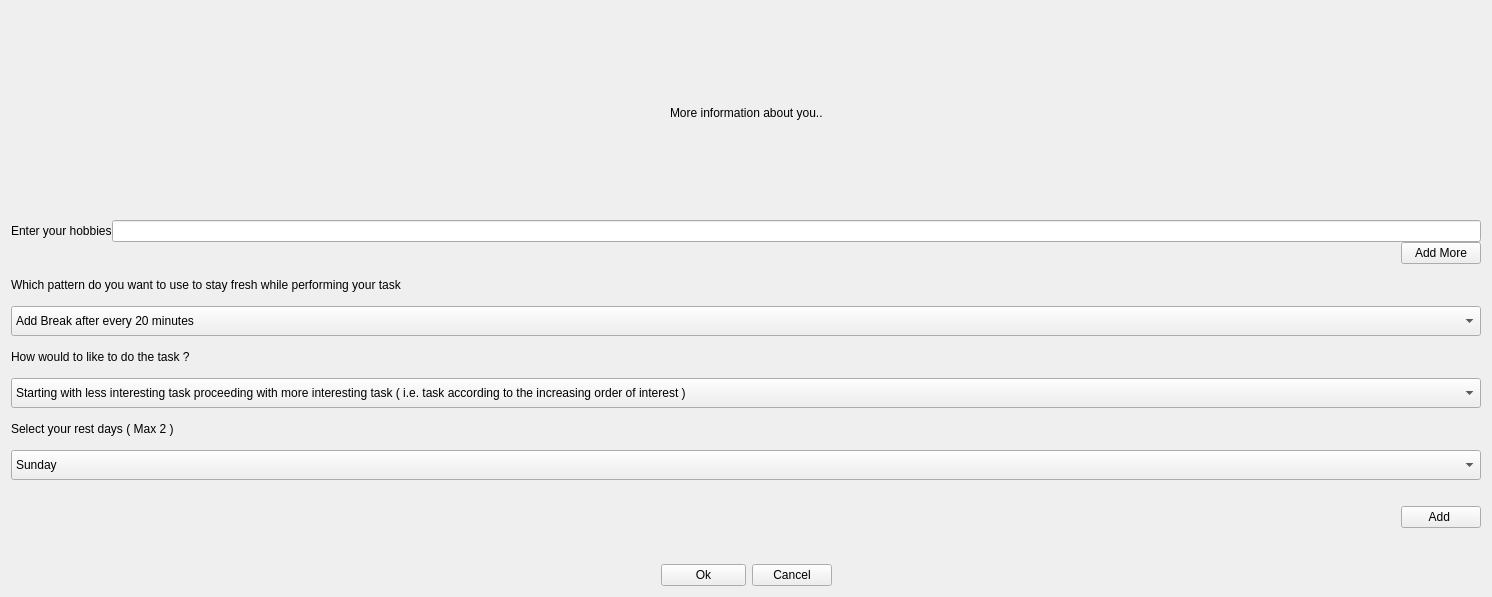
            <widget class="QWidget" name="scrollAreaWidgetContents">
             <property name="geometry">
              <rect>
               <x>0</x>
               <y>0</y>
               <width>1492</width>
               <height>597</height>
              </rect>
             </property>
             <layout class="QVBoxLayout" name="verticalLayout_16">
              <item>
               <layout class="QHBoxLayout" name="horizontalLayout_10">
                <item>
                 <spacer name="horizontalSpacer_18">
                  <property name="orientation">
                   <enum>Qt::Horizontal</enum>
                  </property>
                  <property name="sizeHint" stdset="0">
                   <size>
                    <width>40</width>
                    <height>20</height>
                   </size>
                  </property>
                 </spacer>
                </item>
                <item>
                 <widget class="QLabel" name="label_5">
                  <property name="text">
                   <string>More information about you..</string>
                  </property>
                 </widget>
                </item>
                <item>
                 <spacer name="horizontalSpacer_20">
                  <property name="orientation">
                   <enum>Qt::Horizontal</enum>
                  </property>
                  <property name="sizeHint" stdset="0">
                   <size>
                    <width>40</width>
                    <height>20</height>
                   </size>
                  </property>
                 </spacer>
                </item>
               </layout>
              </item>
              <item>
               <layout class="QVBoxLayout" name="verticalLayout_20">
                <property name="spacing">
                 <number>0</number>
                </property>
                <property name="topMargin">
                 <number>0</number>
                </property>
                <item>
                 <layout class="QHBoxLayout" name="horizontalLayout_14">
                  <item>
                   <widget class="QLabel" name="label_7">
                    <property name="sizePolicy">
                     <sizepolicy hsizetype="Preferred" vsizetype="Ignored">
                      <horstretch>0</horstretch>
                      <verstretch>0</verstretch>
                     </sizepolicy>
                    </property>
                    <property name="text">
                     <string>Enter your hobbies</string>
                    </property>
                   </widget>
                  </item>
                  <item>
                   <widget class="QLineEdit" name="lineEdit"/>
                  </item>
                 </layout>
                </item>
                <item>
                 <layout class="QHBoxLayout" name="horizontalLayout_15">
                  <item>
                   <spacer name="horizontalSpacer_23">
                    <property name="orientation">
                     <enum>Qt::Horizontal</enum>
                    </property>
                    <property name="sizeHint" stdset="0">
                     <size>
                      <width>40</width>
                      <height>20</height>
                     </size>
                    </property>
                   </spacer>
                  </item>
                  <item>
                   <widget class="QPushButton" name="pushButton">
                    <property name="text">
                     <string>Add More</string>
                    </property>
                   </widget>
                  </item>
                 </layout>
                </item>
               </layout>
              </item>
              <item>
               <layout class="QHBoxLayout" name="horizontalLayout_16">
                <item>
                 <widget class="QLabel" name="label_11">
                  <property name="sizePolicy">
                   <sizepolicy hsizetype="Preferred" vsizetype="Fixed">
                    <horstretch>0</horstretch>
                    <verstretch>0</verstretch>
                   </sizepolicy>
                  </property>
                  <property name="minimumSize">
                   <size>
                    <width>0</width>
                    <height>30</height>
                   </size>
                  </property>
                  <property name="text">
                   <string>Which pattern do you want to use to stay fresh while performing your task</string>
                  </property>
                 </widget>
                </item>
               </layout>
              </item>
              <item>
               <layout class="QHBoxLayout" name="horizontalLayout_17">
                <item>
                 <widget class="QComboBox" name="comboBox">
                  <property name="minimumSize">
                   <size>
                    <width>0</width>
                    <height>30</height>
                   </size>
                  </property>
                  <property name="currentText">
                   <string>Add Break after every 20 minutes</string>
                  </property>
                  <item>
                   <property name="text">
                    <string>Add Break after every 20 minutes</string>
                   </property>
                  </item>
                  <item>
                   <property name="text">
                    <string>Add Break after every 30 minutes</string>
                   </property>
                  </item>
                  <item>
                   <property name="text">
                    <string>Add Break after every 45 minutes</string>
                   </property>
                  </item>
                  <item>
                   <property name="text">
                    <string>No Break</string>
                   </property>
                  </item>
                 </widget>
                </item>
               </layout>
              </item>
              <item>
               <layout class="QHBoxLayout" name="horizontalLayout_34">
                <item>
                 <widget class="QLabel" name="label_26">
                  <property name="sizePolicy">
                   <sizepolicy hsizetype="Preferred" vsizetype="Fixed">
                    <horstretch>0</horstretch>
                    <verstretch>0</verstretch>
                   </sizepolicy>
                  </property>
                  <property name="minimumSize">
                   <size>
                    <width>0</width>
                    <height>30</height>
                   </size>
                  </property>
                  <property name="text">
                   <string>How would to like to do the task ?</string>
                  </property>
                 </widget>
                </item>
               </layout>
              </item>
              <item>
               <layout class="QHBoxLayout" name="horizontalLayout_43">
                <item>
                 <widget class="QComboBox" name="comboBox_2">
                  <property name="minimumSize">
                   <size>
                    <width>0</width>
                    <height>30</height>
                   </size>
                  </property>
                  <item>
                   <property name="text">
                    <string>Starting with less interesting task proceeding with more interesting task ( i.e. task according to the increasing order of interest )</string>
                   </property>
                  </item>
                  <item>
                   <property name="text">
                    <string>Starting with most interesting task proceeding with less interesting task ( i.e. task according to the decreasing order of interest )</string>
                   </property>
                  </item>
                  <item>
                   <property name="text">
                    <string>Any order would do </string>
                   </property>
                  </item>
                 </widget>
                </item>
               </layout>
              </item>
              <item>
               <layout class="QHBoxLayout" name="horizontalLayout_44">
                <property name="topMargin">
                 <number>0</number>
                </property>
                <item>
                 <widget class="QLabel" name="label_27">
                  <property name="sizePolicy">
                   <sizepolicy hsizetype="Preferred" vsizetype="Fixed">
                    <horstretch>0</horstretch>
                    <verstretch>0</verstretch>
                   </sizepolicy>
                  </property>
                  <property name="minimumSize">
                   <size>
                    <width>0</width>
                    <height>30</height>
                   </size>
                  </property>
                  <property name="text">
                   <string>Select your rest days ( Max 2 )</string>
                  </property>
                 </widget>
                </item>
               </layout>
              </item>
              <item>
               <layout class="QHBoxLayout" name="horizontalLayout_45">
                <property name="topMargin">
                 <number>0</number>
                </property>
                <item>
                 <widget class="QComboBox" name="comboBox_3">
                  <property name="minimumSize">
                   <size>
                    <width>0</width>
                    <height>30</height>
                   </size>
                  </property>
                  <item>
                   <property name="text">
                    <string>Sunday</string>
                   </property>
                  </item>
                  <item>
                   <property name="text">
                    <string>Monday</string>
                   </property>
                  </item>
                  <item>
                   <property name="text">
                    <string>Tuesday</string>
                   </property>
                  </item>
                  <item>
                   <property name="text">
                    <string>Wednesday</string>
                   </property>
                  </item>
                  <item>
                   <property name="text">
                    <string>Thursday</string>
                   </property>
                  </item>
                  <item>
                   <property name="text">
                    <string>Friday</string>
                   </property>
                  </item>
                  <item>
                   <property name="text">
                    <string>Saturday</string>
                   </property>
                  </item>
                 </widget>
                </item>
               </layout>
              </item>
              <item>
               <layout class="QHBoxLayout" name="horizontalLayout_46">
                <property name="topMargin">
                 <number>20</number>
                </property>
                <item>
                 <spacer name="horizontalSpacer_42">
                  <property name="orientation">
                   <enum>Qt::Horizontal</enum>
                  </property>
                  <property name="sizeHint" stdset="0">
                   <size>
                    <width>40</width>
                    <height>20</height>
                   </size>
                  </property>
                 </spacer>
                </item>
                <item>
                 <widget class="QPushButton" name="pushButton_2">
                  <property name="text">
                   <string>Add </string>
                  </property>
                 </widget>
                </item>
               </layout>
              </item>
              <item>
               <layout class="QHBoxLayout" name="horizontalLayout_47">
                <property name="topMargin">
                 <number>30</number>
                </property>
                <item>
                 <spacer name="horizontalSpacer_43">
                  <property name="orientation">
                   <enum>Qt::Horizontal</enum>
                  </property>
                  <property name="sizeHint" stdset="0">
                   <size>
                    <width>40</width>
                    <height>20</height>
                   </size>
                  </property>
                 </spacer>
                </item>
                <item>
                 <widget class="QPushButton" name="pushButton_4">
                  <property name="sizePolicy">
                   <sizepolicy hsizetype="Fixed" vsizetype="Fixed">
                    <horstretch>0</horstretch>
                    <verstretch>0</verstretch>
                   </sizepolicy>
                  </property>
                  <property name="minimumSize">
                   <size>
                    <width>85</width>
                    <height>0</height>
                   </size>
                  </property>
                  <property name="text">
                   <string>Ok</string>
                  </property>
                 </widget>
                </item>
                <item>
                 <widget class="QPushButton" name="pushButton_3">
                  <property name="text">
                   <string>Cancel</string>
                  </property>
                 </widget>
                </item>
                <item>
                 <spacer name="horizontalSpacer_44">
                  <property name="orientation">
                   <enum>Qt::Horizontal</enum>
                  </property>
                  <property name="sizeHint" stdset="0">
                   <size>
                    <width>40</width>
                    <height>20</height>
                   </size>
                  </property>
                 </spacer>
                </item>
               </layout>
              </item>
             </layout>
            </widget>
